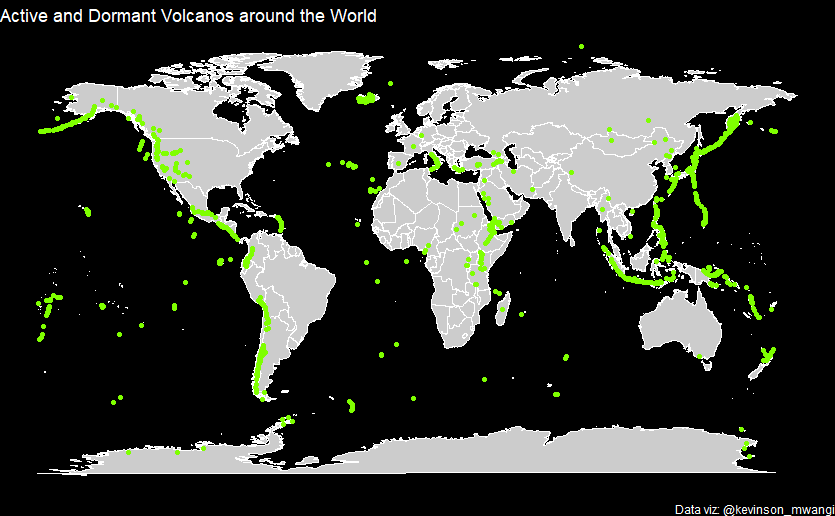

The R source for this figure:
# Loading libraries-----------------------------------------------------------------
library(tidyverse)
library(tidytuesdayR)
library(maps)
library(ggdark)

# Loading data from tidyTuesday-----------------------------------------------------
tt_data <- tt_load("2020-05-12")
mydata <- tt_data$eruptions

# Loading the world map------------------------------------------------------------
world <- map_data("world")


# Plotting active and dormant volcanos around the world----------------------------
ggplot() +
  geom_polygon(aes(x = long, y = lat, group = group),col = "white", data = world) +
  geom_point(aes( x = longitude, y = latitude), col = "#7FFF00", data = mydata) +
  dark_theme_void() +
  labs( title = "Active and Dormant Volcanos around the World",
        caption = "Data viz: @kevinson_mwangi")
